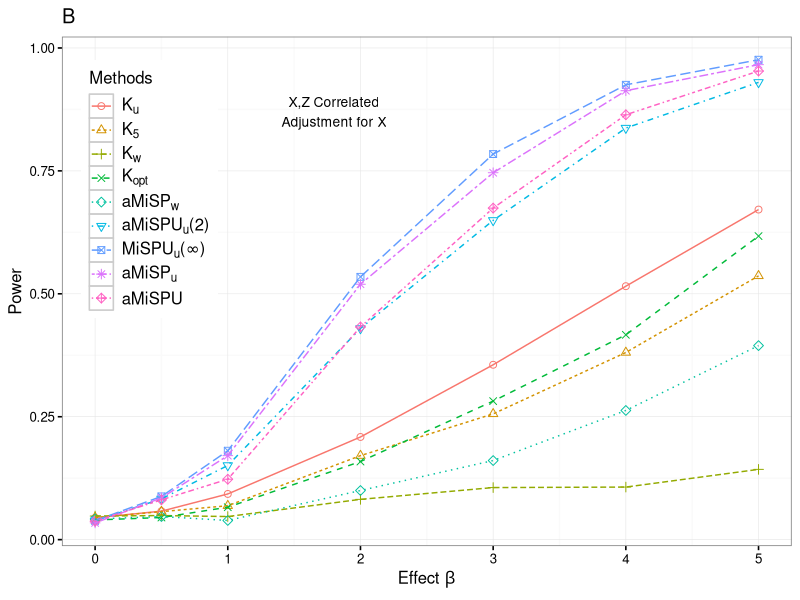

Write the R code that produced this figure.
setwd("/Users/chong/Google Drive/SWAK/simulation/swak-10-27/results")

library(xtable)
##
library(ggplot2)
res = read.table("sim10.txt",sep=",")

res[,3] = factor(rep(1:9,times = 7),levels =  1:9)
## create the plot
base_size = 12
base_family = ""
p1 = ggplot(res, aes(x=x, y=power,group = Methods, color = Methods,shape = Methods,linetype = Methods))+ annotate("text", x = 1.8, y = 0.89, label = "X,Z Correlated", size = 3.5) +
annotate("text", x = 1.8, y = 0.85, label = "Adjustment for X", size = 3.5) +
scale_shape_manual(values=1:nlevels(res$Methods),breaks = levels(res$Methods),
labels = c(expression(K[u]),expression(K[5]),expression(K[w]),expression(K[opt]),expression(aMiSP[w]),expression(paste(aMiSPU[u],"(2)",sep="")),expression(paste(MiSPU[u],"(",infinity,")",sep="")),expression(aMiSP[u]),"aMiSPU"))+ labs(x=expression(paste("Effect ", beta,sep="")), y="Power")+
geom_point(size = 2) + geom_line(lwd = 0.5) + scale_colour_discrete(breaks = levels(res$Methods),
labels =c(expression(K[u]),expression(K[5]),expression(K[w]),expression(K[opt]),expression(aMiSP[w]),expression(paste(aMiSPU[u],"(2)",sep="")),expression(paste(MiSPU[u],"(",infinity,")",sep="")),expression(aMiSP[u]),"aMiSPU"))+ scale_linetype_discrete(breaks = levels(res$Methods),
labels = c(expression(K[u]),expression(K[5]),expression(K[w]),expression(K[opt]),expression(aMiSP[w]),expression(paste(aMiSPU[u],"(2)",sep="")),expression(paste(MiSPU[u],"(",infinity,")",sep="")),expression(aMiSP[u]),"aMiSPU")) + guides(Methods = guide_legend(ncol = 6, byrow = TRUE)) +theme_grey(base_size = base_size, base_family = base_family) %+replace%
theme(legend.position=c(0.12, .7),legend.text.align = 0 ,axis.text = element_text(size = rel(0.8)), axis.ticks = element_line(colour = "black"),
legend.key = element_rect(colour = "grey80"), panel.background = element_rect(fill = "white",
colour = NA), panel.border = element_rect(fill = NA,
colour = "grey50"), panel.grid.major = element_line(colour = "grey90",
size = 0.2), panel.grid.minor = element_line(colour = "grey98",
size = 0.5), strip.background = element_rect(fill = "grey80",
colour = "grey50", size = 0.2)) +ggtitle("B")

p1




